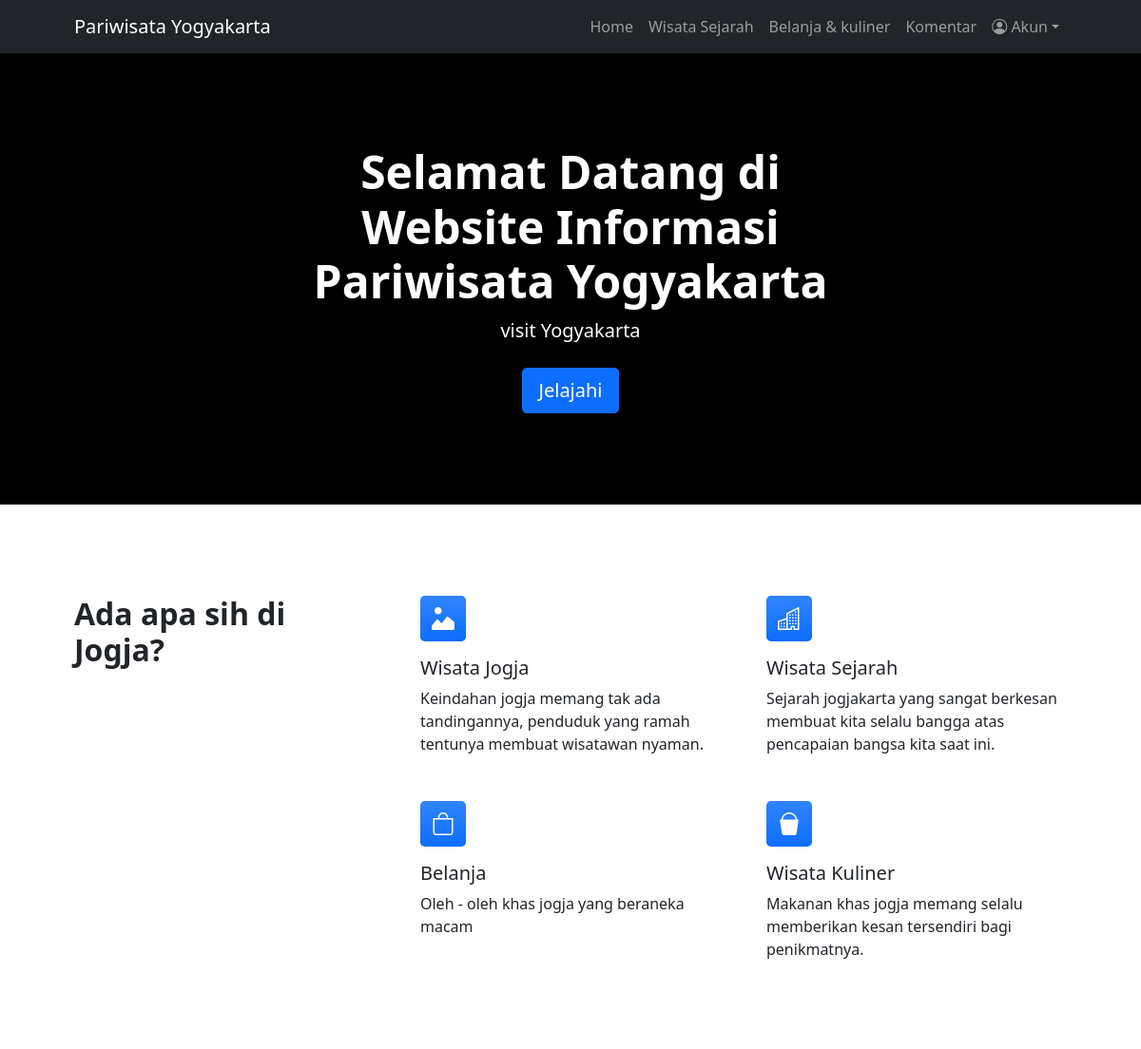
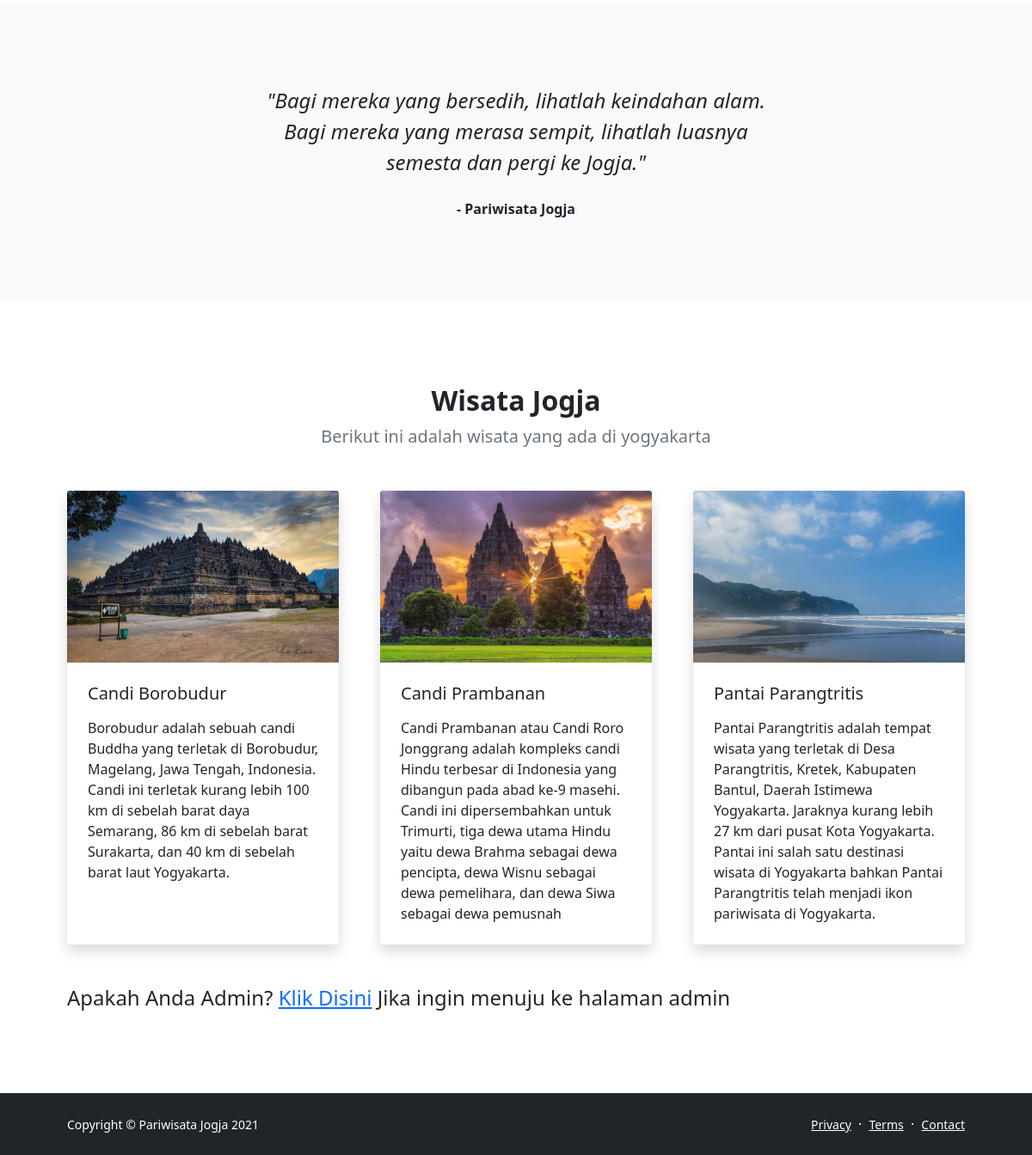
The page / on the database its author committed (2 pictures, top to bottom).
### tables this page shows
CREATE TABLE `wisata` (
  `id_wisata` int(6) NOT NULL,
  `nama_wisata` varchar(30) NOT NULL,
  `gambar` varchar(126) NOT NULL,
  `deskripsi` varchar(1000) NOT NULL
);

### application/controllers/Wisata.php (called while the page is built, shortened)
<?php
class Wisata extends CI_Controller
{
    public function index()
    {
        $data['wisata_umum'] = $this->Modelwisata->getwisata()->result_array();
        $data['judul'] = 'Home';
        $this->load->view('templates/header', $data);
        $this->load->view('wisata/index', $data);
        $this->load->view('templates/footer');
    }
}

### index.php (called while the page is built, shortened)
<?php
require_once BASEPATH.'core/CodeIgniter.php';

### application/models/Modelwisata.php (called while the page is built, shortened)
<?php
class Modelwisata extends CI_Model
{
    public function getwisata()
    {
        return $this->db->get('wisata');
    }
}

### application/views/wisata/index.php (the view)
<header class="bg-home py-5">
    <div class="container px-5">
        <div class="row gx-5 align-items-center justify-content-center">
            <div class="col-lg-8 col-xl-7 col-xxl-6">
                <div class="my-5 text-center">
                    <h1 class="display-5 fw-bolder text-white mb-2 text-center">Selamat Datang di <br>Website Informasi Pariwisata Yogyakarta</h1>
                    <p class="lead fw-normal text-white mb-4 text-center">visit Yogyakarta</p>
                    <a class="btn btn-primary btn-lg" href="#features">Jelajahi</a>
                </div>
            </div>
        </div>
    </div>
</header>
<section class="py-5" id="features">
    <div class="container px-5 my-5">
        <div class="row gx-5">
            <div class="col-lg-4 mb-5 mb-lg-0">
                <h2 class="fw-bolder mb-0">Ada apa sih di Jogja?</h2>
            </div>
            <div class="col-lg-8">
                <div class="row gx-5 row-cols-1 row-cols-md-2">
                    <div class="col mb-5 h-100">
                        <div class="feature bg-primary bg-gradient text-white rounded-3 mb-3"><i class="bi bi-image-alt"></i></div>
                        <h2 class="h5">Wisata Jogja</h2>
                        <p class="mb-0">Keindahan jogja memang tak ada tandingannya, penduduk yang ramah tentunya membuat wisatawan nyaman.</p>
                    </div>
                    <div class="col mb-5 h-100">
                        <div class="feature bg-primary bg-gradient text-white rounded-3 mb-3"><i class="bi bi-building"></i></div>
                        <h2 class="h5">Wisata Sejarah</h2>
                        <p class="mb-0">Sejarah jogjakarta yang sangat berkesan membuat kita selalu bangga atas pencapaian bangsa kita saat ini.</p>
                    </div>
                    <div class="col mb-5 mb-md-0 h-100">
                        <div class="feature bg-primary bg-gradient text-white rounded-3 mb-3"><i class="bi bi-bag"></i></div>
                        <h2 class="h5">Belanja</h2>
                        <p class="mb-0">Oleh - oleh khas jogja yang beraneka macam</p>
                    </div>
                    <div class="col h-100">
                        <div class="feature bg-primary bg-gradient text-white rounded-3 mb-3"><i class="bi bi-bucket-fill"></i></div>
                        <h2 class="h5">Wisata Kuliner</h2>
                        <p class="mb-0">Makanan khas jogja memang selalu memberikan kesan tersendiri bagi penikmatnya.</p>
                    </div>
                </div>
            </div>
        </div>
    </div>
</section>
<div class="py-5 bg-light">
    <div class="container px-5 my-5">
        <div class="row gx-5 justify-content-center">
            <div class="col-lg-10 col-xl-7">
                <div class="text-center">
                    <div class="fs-4 mb-4 fst-italic">"Bagi mereka yang bersedih, lihatlah keindahan alam. Bagi mereka yang merasa sempit, lihatlah luasnya semesta dan pergi ke Jogja."</div>
                    <div class="d-flex align-items-center justify-content-center">
                        <div class="fw-bold">
                            - Pariwisata Jogja
                        </div>
                    </div>
                </div>
            </div>
        </div>
    </div>
</div>
<section class="py-5">
    <div class="container px-5 my-5">
        <div class="row gx-5 justify-content-center">
            <div class="col-lg-8 col-xl-6">
                <div class="text-center">
                    <h2 class="fw-bolder">Wisata Jogja</h2>
                    <p class="lead fw-normal text-muted mb-5">Berikut ini adalah wisata yang ada di yogyakarta</p>
                </div>
            </div>
        </div>
        <div class="wisata">
            <div class="row gx-5">
                <?php
                foreach ($wisata_umum as $w) { ?>
                    <div class="col-lg-4 mb-5">
                        <div class="card h-100 shadow border-0">
                            <img class="card-img-top" src="<?php echo base_url() ?>assets/img/upload/<?= $w['gambar']; ?>" alt="..." />
                            <div class="card-body p-4">
                                <a class="text-decoration-none link-dark stretched-link" href="#!">
                                    <h5 class="card-title mb-3"><?= $w['nama_wisata']; ?></h5>
                                </a>
                                <p class="card-text mb-0"><?= $w['deskripsi']; ?></p>
                            </div>
                        </div>
                    </div>
                <?php } ?>
            </div>
        </div>
        <h4>Apakah Anda Admin? <a href="<?= base_url('admin'); ?>">Klik Disini</a> Jika ingin menuju ke halaman admin</h4>
    </div>
</section>
</main>

### application/views/templates/header.php (shortened to what this page needs)
<!DOCTYPE html>
<html lang="en">
<head>
    <link href="https://cdn.jsdelivr.net/npm/bootstrap-icons@1.5.0/font/bootstrap-icons.css" rel="stylesheet" />
    <link href="<?= base_url('assets/'); ?>css/styles.css" rel="stylesheet" />
    <link href="<?= base_url('assets/'); ?>css/jogja.css" rel="stylesheet" />
</head>
<body class="d-flex flex-column h-100">
    <main class="flex-shrink-0">
        <nav class="navbar navbar-expand-lg navbar-dark bg-dark">
            <div class="container px-5">
                <a class="navbar-brand" href="<?= base_url('wisata'); ?>">Pariwisata Yogyakarta</a>
                <div class="collapse navbar-collapse" id="navbarSupportedContent">
                    <ul class="navbar-nav ms-auto mb-2 mb-lg-0">
                        <li class="nav-item"><a class="nav-link" href="<?= base_url('wisata'); ?>">Home</a></li>
                        <li class="nav-item"><a class="nav-link" href="<?= base_url('wisata/sejarah'); ?>">Wisata Sejarah</a></li>
                        <li class="nav-item"><a class="nav-link" href="<?= base_url('wisata/belanja_kuliner'); ?>">Belanja & kuliner</a></li>
                        <li class="nav-item"><a class="nav-link" href="<?= base_url('wisata/komentar'); ?>">Komentar</a></li>
                        <li class="nav-item dropdown">
                            <a class="nav-link dropdown-toggle" id="navbarDropdownPortfolio" href="#" role="button" data-bs-toggle="dropdown" aria-expanded="false"><i class="bi bi-person-circle"></i> Akun</a>
                        </li>
                    </ul>
                </div>
            </div>
        </nav>

### application/views/templates/footer.php (shortened to what this page needs)
<footer class="bg-dark py-4 mt-auto">
    <div class="container px-5">
        <div class="row align-items-center justify-content-between flex-column flex-sm-row">
            <div class="col-auto">
                <div class="small m-0 text-white">Copyright &copy; Pariwisata Jogja 2021</div>
            </div>
            <div class="col-auto">
                <a class="link-light small" href="#!">Privacy</a>
                <span class="text-white mx-1">&middot;</span>
                <a class="link-light small" href="#!">Terms</a>
                <span class="text-white mx-1">&middot;</span>
                <a class="link-light small" href="#!">Contact</a>
            </div>
        </div>
    </div>
</footer>
</body>
</html>

### assets/css/jogja.css (style rules this page uses)
.wisata .card img { height: 200px; }
.bg-home { background-attachment: fixed; background-size: cover; background-position: center; }

### rows shown on the page
wisata: gambar (picture), nama_wisata "Candi Borobudur", deskripsi "Borobudur adalah sebuah candi Buddha yang terletak di Borobudur, Magelang, Jawa Tengah, Indonesia. Candi ini terletak kurang lebih 100 km di sebelah barat daya Semarang, 86 km di sebelah barat Surakarta, dan 40 km di sebelah barat laut Yogyakarta."
wisata: gambar (picture), nama_wisata "Candi Prambanan", deskripsi "Candi Prambanan atau Candi Roro Jonggrang adalah kompleks candi Hindu terbesar di Indonesia yang dibangun pada abad ke-9 masehi. Candi ini dipersembahkan untuk Trimurti, tiga dewa utama Hindu yaitu dewa Brahma sebagai dewa pencipta, dewa Wisnu sebagai dewa pemelihara, dan dewa Siwa sebagai dewa pemusnah"
wisata: gambar (picture), nama_wisata "Pantai Parangtritis", deskripsi "Pantai Parangtritis adalah tempat wisata yang terletak di Desa Parangtritis, Kretek, Kabupaten Bantul, Daerah Istimewa Yogyakarta. Jaraknya kurang lebih 27 km dari pusat Kota Yogyakarta. Pantai ini salah satu destinasi wisata di Yogyakarta bahkan Pantai Parangtritis telah menjadi ikon pariwisata di Yogyakarta."
